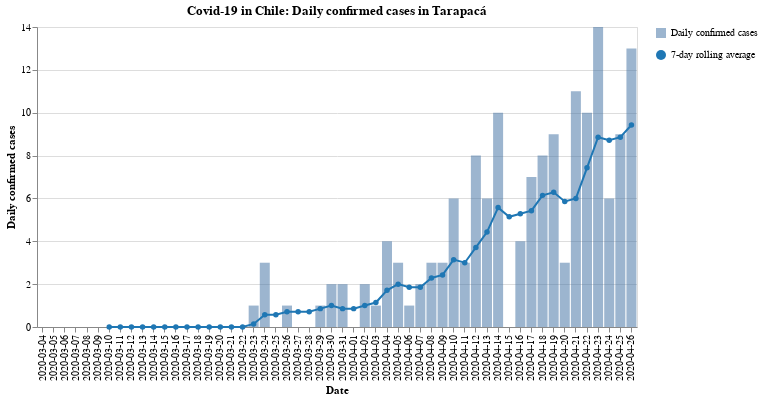

Notebook code for this chart:
### Code cell
#hide_input
bars, line = my_cases_plot(region)
(bars + line).properties(
    title=f'Covid-19 in Chile: Daily confirmed cases in {region}',
    width=600
)

### Figure 1 — Vega-Lite specification as saved in the notebook (floating-point values rounded to 4 significant figures)
{"config": {"view": {"continuousWidth": 400, "continuousHeight": 300}}, "layer": [{"mark": {"type": "bar", "opacity": 0.7}, "encoding": {"opacity": {"type": "nominal", "field": "Daily confirmed cases", "legend": {"title": ""}}, "tooltip": [{"type": "nominal", "field": "Date"}, {"type": "quantitative", "field": "Confirmed cases"}], "x": {"type": "nominal", "axis": {"title": "Date"}, "field": "Date"}, "y": {"type": "quantitative", "axis": {"title": "Daily confirmed cases"}, "field": "Confirmed cases"}}}, {"mark": {"type": "line", "color": "#1f77b4", "point": {"filled": true, "fill": "#1f77b4"}}, "encoding": {"shape": {"type": "nominal", "field": "7-day rolling average", "legend": {"title": ""}}, "x": {"type": "nominal", "axis": {"title": "Date"}, "field": "Date"}, "y": {"type": "quantitative", "field": "Rolling"}}}], "data": {"name": "data-d038f104304ebf5a8123ba4808b7381e"}, "title": "Covid-19 in Chile: Daily confirmed cases in Tarapacá", "width": 600, "$schema": "https://vega.github.io/schema/vega-lite/v4.8.1.json", "datasets": {"data-d038f104304ebf5a8123ba4808b7381e": [{"Date": "2020-03-04", "Confirmed cases": 0, "Rolling": null, "Daily confirmed cases": "Daily confirmed cases", "7-day rolling average": "7-day rolling average"}, {"Date": "2020-03-05", "Confirmed cases": 0, "Rolling": null, "Daily confirmed cases": "Daily confirmed cases", "7-day rolling average": "7-day rolling average"}, {"Date": "2020-03-06", "Confirmed cases": 0, "Rolling": null, "Daily confirmed cases": "Daily confirmed cases", "7-day rolling average": "7-day rolling average"}, {"Date": "2020-03-07", "Confirmed cases": 0, "Rolling": null, "Daily confirmed cases": "Daily confirmed cases", "7-day rolling average": "7-day rolling average"}, {"Date": "2020-03-08", "Confirmed cases": 0, "Rolling": null, "Daily confirmed cases": "Daily confirmed cases", "7-day rolling average": "7-day rolling average"}, {"Date": "2020-03-09", "Confirmed cases": 0, "Rolling": null, "Daily confirmed cases": "Daily confirmed cases", "7-day rolling average": "7-day rolling average"}, {"Date": "2020-03-10", "Confirmed cases": 0, "Rolling": 0.0, "Daily confirmed cases": "Daily confirmed cases", "7-day rolling average": "7-day rolling average"}, {"Date": "2020-03-11", "Confirmed cases": 0, "Rolling": 0.0, "Daily confirmed cases": "Daily confirmed cases", "7-day rolling average": "7-day rolling average"}, {"Date": "2020-03-12", "Confirmed cases": 0, "Rolling": 0.0, "Daily confirmed cases": "Daily confirmed cases", "7-day rolling average": "7-day rolling average"}, {"Date": "2020-03-13", "Confirmed cases": 0, "Rolling": 0.0, "Daily confirmed cases": "Daily confirmed cases", "7-day rolling average": "7-day rolling average"}, {"Date": "2020-03-14", "Confirmed cases": 0, "Rolling": 0.0, "Daily confirmed cases": "Daily confirmed cases", "7-day rolling average": "7-day rolling average"}, {"Date": "2020-03-15", "Confirmed cases": 0, "Rolling": 0.0, "Daily confirmed cases": "Daily confirmed cases", "7-day rolling average": "7-day rolling average"}, {"Date": "2020-03-16", "Confirmed cases": 0, "Rolling": 0.0, "Daily confirmed cases": "Daily confirmed cases", "7-day rolling average": "7-day rolling average"}, {"Date": "2020-03-17", "Confirmed cases": 0, "Rolling": 0.0, "Daily confirmed cases": "Daily confirmed cases", "7-day rolling average": "7-day rolling average"}, {"Date": "2020-03-18", "Confirmed cases": 0, "Rolling": 0.0, "Daily confirmed cases": "Daily confirmed cases", "7-day rolling average": "7-day rolling average"}, {"Date": "2020-03-19", "Confirmed cases": 0, "Rolling": 0.0, "Daily confirmed cases": "Daily confirmed cases", "7-day rolling average": "7-day rolling average"}, {"Date": "2020-03-20", "Confirmed cases": 0, "Rolling": 0.0, "Daily confirmed cases": "Daily confirmed cases", "7-day rolling average": "7-day rolling average"}, {"Date": "2020-03-21", "Confirmed cases": 0, "Rolling": 0.0, "Daily confirmed cases": "Daily confirmed cases", "7-day rolling average": "7-day rolling average"}, {"Date": "2020-03-22", "Confirmed cases": 0, "Rolling": 0.0, "Daily confirmed cases": "Daily confirmed cases", "7-day rolling average": "7-day rolling average"}, {"Date": "2020-03-23", "Confirmed cases": 1, "Rolling": 0.1429, "Daily confirmed cases": "Daily confirmed cases", "7-day rolling average": "7-day rolling average"}, {"Date": "2020-03-24", "Confirmed cases": 3, "Rolling": 0.5714, "Daily confirmed cases": "Daily confirmed cases", "7-day rolling average": "7-day rolling average"}, {"Date": "2020-03-25", "Confirmed cases": 0, "Rolling": 0.5714, "Daily confirmed cases": "Daily confirmed cases", "7-day rolling average": "7-day rolling average"}, {"Date": "2020-03-26", "Confirmed cases": 1, "Rolling": 0.7143, "Daily confirmed cases": "Daily confirmed cases", "7-day rolling average": "7-day rolling average"}, {"Date": "2020-03-27", "Confirmed cases": 0, "Rolling": 0.7143, "Daily confirmed cases": "Daily confirmed cases", "7-day rolling average": "7-day rolling average"}, {"Date": "2020-03-28", "Confirmed cases": 0, "Rolling": 0.7143, "Daily confirmed cases": "Daily confirmed cases", "7-day rolling average": "7-day rolling average"}, {"Date": "2020-03-29", "Confirmed cases": 1, "Rolling": 0.8571, "Daily confirmed cases": "Daily confirmed cases", "7-day rolling average": "7-day rolling average"}, {"Date": "2020-03-30", "Confirmed cases": 2, "Rolling": 1.0, "Daily confirmed cases": "Daily confirmed cases", "7-day rolling average": "7-day rolling average"}, {"Date": "2020-03-31", "Confirmed cases": 2, "Rolling": 0.8571, "Daily confirmed cases": "Daily confirmed cases", "7-day rolling average": "7-day rolling average"}, {"Date": "2020-04-01", "Confirmed cases": 0, "Rolling": 0.8571, "Daily confirmed cases": "Daily confirmed cases", "7-day rolling average": "7-day rolling average"}, {"Date": "2020-04-02", "Confirmed cases": 2, "Rolling": 1.0, "Daily confirmed cases": "Daily confirmed cases", "7-day rolling average": "7-day rolling average"}, {"Date": "2020-04-03", "Confirmed cases": 1, "Rolling": 1.143, "Daily confirmed cases": "Daily confirmed cases", "7-day rolling average": "7-day rolling average"}, {"Date": "2020-04-04", "Confirmed cases": 4, "Rolling": 1.714, "Daily confirmed cases": "Daily confirmed cases", "7-day rolling average": "7-day rolling average"}, {"Date": "2020-04-05", "Confirmed cases": 3, "Rolling": 2.0, "Daily confirmed cases": "Daily confirmed cases", "7-day rolling average": "7-day rolling average"}, {"Date": "2020-04-06", "Confirmed cases": 1, "Rolling": 1.857, "Daily confirmed cases": "Daily confirmed cases", "7-day rolling average": "7-day rolling average"}, {"Date": "2020-04-07", "Confirmed cases": 2, "Rolling": 1.857, "Daily confirmed cases": "Daily confirmed cases", "7-day rolling average": "7-day rolling average"}, {"Date": "2020-04-08", "Confirmed cases": 3, "Rolling": 2.286, "Daily confirmed cases": "Daily confirmed cases", "7-day rolling average": "7-day rolling average"}, {"Date": "2020-04-09", "Confirmed cases": 3, "Rolling": 2.429, "Daily confirmed cases": "Daily confirmed cases", "7-day rolling average": "7-day rolling average"}, {"Date": "2020-04-10", "Confirmed cases": 6, "Rolling": 3.143, "Daily confirmed cases": "Daily confirmed cases", "7-day rolling average": "7-day rolling average"}, {"Date": "2020-04-11", "Confirmed cases": 3, "Rolling": 3.0, "Daily confirmed cases": "Daily confirmed cases", "7-day rolling average": "7-day rolling average"}, {"Date": "2020-04-12", "Confirmed cases": 8, "Rolling": 3.714, "Daily confirmed cases": "Daily confirmed cases", "7-day rolling average": "7-day rolling average"}, {"Date": "2020-04-13", "Confirmed cases": 6, "Rolling": 4.429, "Daily confirmed cases": "Daily confirmed cases", "7-day rolling average": "7-day rolling average"}, {"Date": "2020-04-14", "Confirmed cases": 10, "Rolling": 5.571, "Daily confirmed cases": "Daily confirmed cases", "7-day rolling average": "7-day rolling average"}, {"Date": "2020-04-15", "Confirmed cases": 0, "Rolling": 5.143, "Daily confirmed cases": "Daily confirmed cases", "7-day rolling average": "7-day rolling average"}, {"Date": "2020-04-16", "Confirmed cases": 4, "Rolling": 5.286, "Daily confirmed cases": "Daily confirmed cases", "7-day rolling average": "7-day rolling average"}, {"Date": "2020-04-17", "Confirmed cases": 7, "Rolling": 5.429, "Daily confirmed cases": "Daily confirmed cases", "7-day rolling average": "7-day rolling average"}, {"Date": "2020-04-18", "Confirmed cases": 8, "Rolling": 6.143, "Daily confirmed cases": "Daily confirmed cases", "7-day rolling average": "7-day rolling average"}, {"Date": "2020-04-19", "Confirmed cases": 9, "Rolling": 6.286, "Daily confirmed cases": "Daily confirmed cases", "7-day rolling average": "7-day rolling average"}, {"Date": "2020-04-20", "Confirmed cases": 3, "Rolling": 5.857, "Daily confirmed cases": "Daily confirmed cases", "7-day rolling average": "7-day rolling average"}, {"Date": "2020-04-21", "Confirmed cases": 11, "Rolling": 6.0, "Daily confirmed cases": "Daily confirmed cases", "7-day rolling average": "7-day rolling average"}, {"Date": "2020-04-22", "Confirmed cases": 10, "Rolling": 7.429, "Daily confirmed cases": "Daily confirmed cases", "7-day rolling average": "7-day rolling average"}, {"Date": "2020-04-23", "Confirmed cases": 14, "Rolling": 8.857, "Daily confirmed cases": "Daily confirmed cases", "7-day rolling average": "7-day rolling average"}, {"Date": "2020-04-24", "Confirmed cases": 6, "Rolling": 8.714, "Daily confirmed cases": "Daily confirmed cases", "7-day rolling average": "7-day rolling average"}, {"Date": "2020-04-25", "Confirmed cases": 9, "Rolling": 8.857, "Daily confirmed cases": "Daily confirmed cases", "7-day rolling average": "7-day rolling average"}, {"Date": "2020-04-26", "Confirmed cases": 13, "Rolling": 9.429, "Daily confirmed cases": "Daily confirmed cases", "7-day rolling average": "7-day rolling average"}]}}
